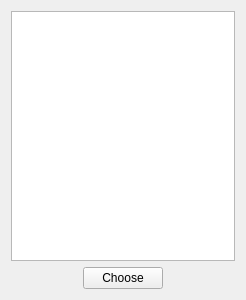
<?xml version="1.0" encoding="UTF-8"?>
<ui version="4.0">
 <class>ChooseAppWidget</class>
 <widget class="QWidget" name="ChooseAppWidget">
  <property name="geometry">
   <rect>
    <x>0</x>
    <y>0</y>
    <width>246</width>
    <height>300</height>
   </rect>
  </property>
  <property name="windowTitle">
   <string>Choose Application</string>
  </property>
  <layout class="QGridLayout" name="gridLayout">
   <item row="0" column="0" colspan="3">
    <widget class="QListWidget" name="listWidget"/>
   </item>
   <item row="1" column="0">
    <spacer name="horizontalSpacer">
     <property name="orientation">
      <enum>Qt::Horizontal</enum>
     </property>
     <property name="sizeHint" stdset="0">
      <size>
       <width>65</width>
       <height>20</height>
      </size>
     </property>
    </spacer>
   </item>
   <item row="1" column="1">
    <widget class="QPushButton" name="chooseButton">
     <property name="text">
      <string>Choose</string>
     </property>
    </widget>
   </item>
   <item row="1" column="2">
    <spacer name="horizontalSpacer_2">
     <property name="orientation">
      <enum>Qt::Horizontal</enum>
     </property>
     <property name="sizeHint" stdset="0">
      <size>
       <width>65</width>
       <height>20</height>
      </size>
     </property>
    </spacer>
   </item>
  </layout>
 </widget>
 <resources/>
 <connections/>
</ui>
